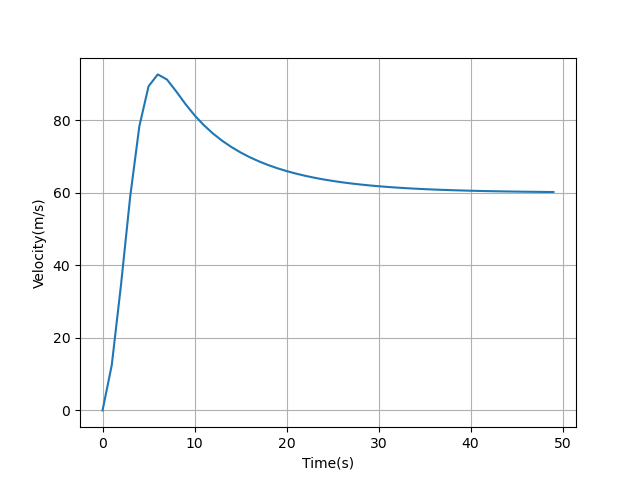

Here is the Python script that generated this plot:
import matplotlib
import matplotlib.pyplot as plt
import math
m=1200
v=0
v1=[]
t=0
t1=[i for i in range(50)]
b=50
r=60
kp=120
ki=20
kd=10
old_e=0
theta=5*math.pi/6;
E=0
fr=0.01*m*9.8*math.cos(theta)
while t!=50:
    e=r-v
    e_dot=e-old_e
    E=E+e
    u=kp*e+kd*e_dot+ki*E
    old_e=e
    if(math.tan(theta)>=0):
        v=(m*v+t*(u-fr-m*9.8*math.sin(theta)))/(m+b*t)
    else:
        v=(m*v+t*(u-fr+m*9.8*math.sin(theta)))/(m+b*t)
    v1.append(v)
    t+=1
    print(f"{v} (velocity) \n")
plt.plot(t1,v1)
plt.xlabel('Time(s)')
plt.ylabel('Velocity(m/s)')
plt.grid()
plt.show()
